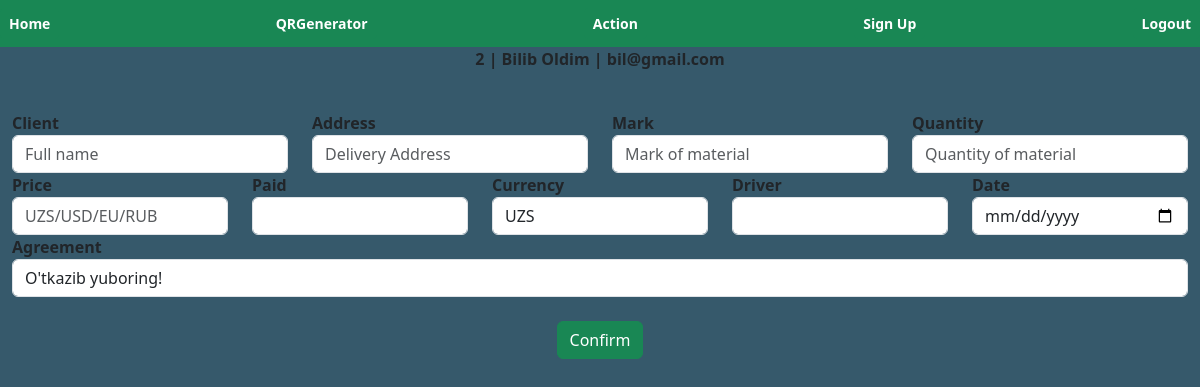
The page /action (signed in) on the database its author committed.
### forms.py (models this page shows)
class User(db.Model, UserMixin):
    id = db.Column(db.Integer, primary_key=True)
    email = db.Column(db.String(250), unique=True)
    password = db.Column(db.String(150))
    fullname = db.Column(db.String(250))
    comment = db.Column(db.String(250))
    notes = db.relationship("Note")

### routes.py (the view)
@app.route("/action", methods=["GET", "POST"])
@login_required
def acted():
    form = Mine()
    reg = Reg(client=request.form.get("client"), address=request.form.get("address"), quantity=request.form.get("quantity"),
              paid=request.form.get("paid"), driver=request.form.get("driver"), date=request.form.get("date"), approve=request.form.get("approve"),
              mark=request.form.get("mark"), price=request.form.get('price'), currency=request.form.get("currency"))
    if request.method == "POST":
        if reg:
            db.session.add(reg)
            db.session.commit()
            flash("Registered to database!", "success")
            return redirect(url_for("info"))
    else:
        return render_template("action.html", user=current_user, form=form)

### forms.py
class Mine(FlaskForm):
    client = StringField("Client", validators=[
                         DataRequired(), Length(min=3, max=500)])
    address = StringField("Address", validators=[
                          DataRequired(), Length(min=3, max=500)])
    quantity = StringField("Quantity", validators=[
                           DataRequired(), Length(max=500)])
    mark = StringField("Mark", validators=[
                       DataRequired(), Length(min=3, max=100)])
    price = IntegerField("Price", validators=[DataRequired()])
    currency = SelectField("Currency", choices=["UZS", "USD", "EUR", "RUB"])
    paid = IntegerField("Paid", validators=[DataRequired()])
    driver = StringField("Driver", validators=[
                         DataRequired(), Length(min=3, max=500)])
    date = DateField("Date", validators=[DataRequired()])
    approve = SelectField("Agreement", choices=[
                          "O'tkazib yuboring!", "O'tkazib yubormang!"])
    submit = SubmitField("Confirm")

### __init__.py (called while the page is built)
def create_app():
    migrate = Migrate(app, db)
    create_database(app)
    login_manager = LoginManager(app)
    login_manager.login_view = "login"
    login_manager.init_app(app)
    from forms import User
    @login_manager.user_loader
    def load_user(id):
        return User.query.get(int(id))
    return app

### templates/action.html (shortened to what this page needs)
{% extends 'layout.html' %}
{% block content %} <br>
<div class="">
    <form class="container-fluid" method="post">
        <div class="row">
            <div class="col">
                <b>{{ form.client.label }}</b>
                {{ form.client(class="form-control", placeholder="Full name") }}
            </div>
            <div class="col">
                <b>{{ form.address.label }}</b>
                {{ form.address(class="form-control", placeholder="Delivery Address") }}
            </div>
            <div class="col">
                <b>{{ form.mark.label }}</b>
                {{ form.mark(class="form-control", placeholder="Mark of material") }}
            </div>
            <div class="col">
                <b>{{ form.quantity.label }}</b>
                {{ form.quantity(class="form-control", placeholder="Quantity of material") }}
            </div>
        </div>
        <div class="row">
            <div class="col">
                <b>{{ form.price.label }}</b>
                {{ form.price(class="form-control", placeholder="UZS/USD/EU/RUB") }}
            </div>
            <div class="col">
                <b>{{ form.paid.label }}</b>
                <b>{{ form.paid(class="form-control") }}</b>
            </div>
            <div class="col">
                <b>{{ form.currency.label }}</b>
                <b>{{ form.currency(class="form-control") }}</b>
            </div>
            <div class="col">
                <b>{{ form.driver.label }}</b>
                <b>{{ form.driver(class="form-control") }}</b>
            </div>
            <div class="col">
                <b>{{ form.date.label }}</b>
                {{ form.date(class="form-control") }}
            </div>
            <div class="container"><b>{{ form.approve.label }}</b>
                {{ form.approve(class="form-control", placeholder="Quantity of material") }}
            </div>
        </div><br>
        <div class="text-center">{{ form.submit(class="btn btn-success") }}</div>
    </form>
</div>
{% endblock %}

### templates/layout.html (shortened to what this page needs)
<head>
    <link href="https://cdn.jsdelivr.net/npm/bootstrap@5.3.0-alpha1/dist/css/bootstrap.min.css" rel="stylesheet"
>
</head>
<body>
    {% if user.is_authenticated %}
    <nav class="navbar bg-success" class="container-fluid justify-content-center">
        <a href="/index">
            <button class="btn btn-sm btn-success" type="button"><b>Home</b></button>
        </a>
        <a href="/generator">
            <button class="btn btn-sm btn-success" type="button"><b>QRGenerator</b></button>
        </a>
        <a href="/action">
            <button class="btn btn-sm btn-success" type="button"><b>Action</b></button>
        </a>
        <a href="/sign_up">
            <button class="btn btn-sm btn-success" type="button"><b>Sign Up</b></button>
        </a>
        <a href="/logout">
            <button class="btn btn-sm btn-success" type="button"><b>Logout</b></button>
        </a>
    </nav>
    <p><b>{{ user.id }} | {{ user.fullname }} | {{ user.email }}</b></p>
    {% endif %}
</body>
{% block content %}
{% endblock %}

### templates/layout.html (style rules this page uses)
body { background-color: rgb(54, 89, 107); }
p { text-align: center; }

### rows shown on the page
User: id "2", fullname "Bilib Oldim", email "bil@gmail.com"
